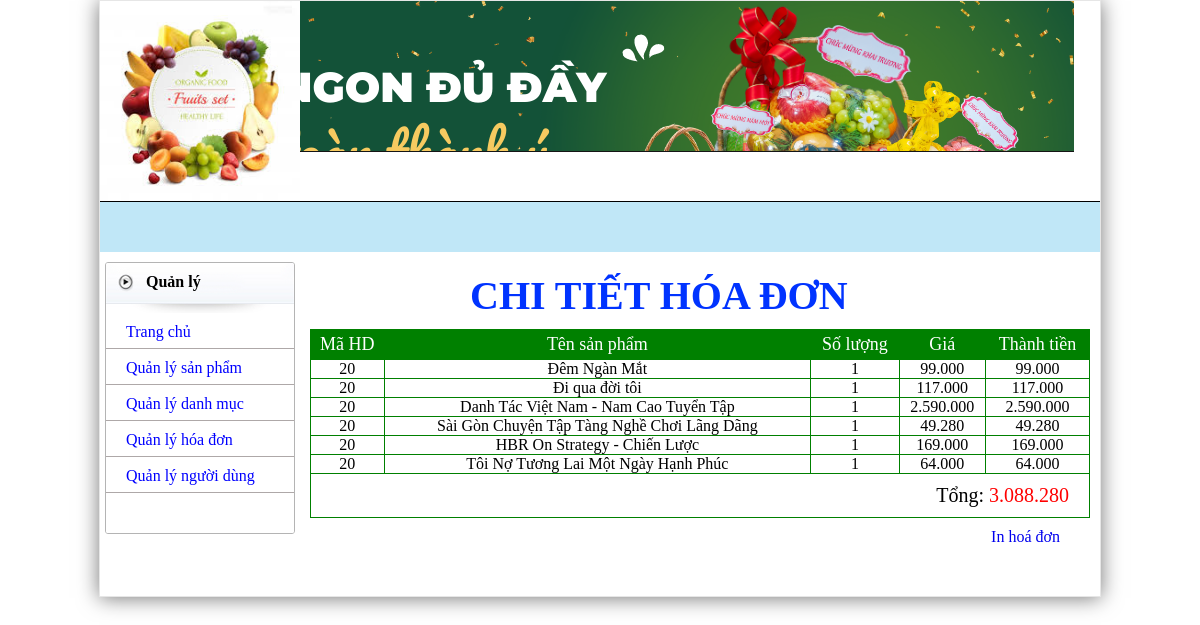
The page /admin/admin.php?admin=chitiethoadon&mahd=20 on the database its author committed.
### tables this page shows
CREATE TABLE `chitiethoadon` (
  `id_hdct` int(10) NOT NULL,
  `mahd` int(11) NOT NULL,
  `idsp` int(11) NOT NULL,
  `soluong` int(11) NOT NULL,
  `gia` int(11) NOT NULL,
  `phuongthucthanhtoan` int(11) NOT NULL
);

CREATE TABLE `sanpham` (
  `idsp` int(11) NOT NULL,
  `tensp` varchar(50) NOT NULL,
  `hinhanh` varchar(255) NOT NULL,
  `mau` varchar(20) NOT NULL,
  `chitiet` text NOT NULL,
  `soluong` int(11) NOT NULL,
  `daban` int(11) NOT NULL,
  `gia` int(11) NOT NULL,
  `khuyenmai1` int(11) NOT NULL,
  `khuyenmai2` varchar(255) NOT NULL,
  `madm` int(11) NOT NULL,
  `ngaycapnhat` date NOT NULL,
  `trangthai` int(11) NOT NULL
);

### admin/chitiethoadon.php (the view)
<link rel="stylesheet" href="css/hienthi_sp.css">
<?php
	include ('../include/connect.php');
    $select = "select * from sanpham, chitiethoadon where mahd={$_GET['mahd']} and chitiethoadon.idsp=sanpham.idsp";
    $query = mysqli_query($link,$select);
    $dem = mysqli_num_rows($query);
?>
<title>Chi tiết Hoá đơn</title><div class="quanlysp">
	<h3>CHI TIẾT HÓA ĐƠN</h3>
</div>
<table>
    <tr class='tieude_hienthi_sp'>
        <td>Mã HD</td>
        <td>Tên sản phẩm</td>
        <td>Số lượng</td>
        <td>Giá</td>
        <td>Thành tiền</td>
    </tr>
    <?php
	$tong=0;
    if($dem > 0){
        while ($bien = mysqli_fetch_array($query))
        {
		$thanhtien=$bien['gia']*$bien['soluong'];
		$tong+=$thanhtien;
	?>
     <tr class='noidung_hienthi_sp'>
                <td class="masp_hienthi_sp"><?php  echo $bien['mahd'] ?></td>
                <td class="stt_hienthi_sp"><?php  echo $bien['tensp'] ?></td>
				<td class="sl_hienthi_sp"><?php echo $bien['soluong'] ?></td>
				<td class="sl_hienthi_sp"><?php echo number_format($bien['gia'],0,",",".") ?></td>
				<td class="sl_hienthi_sp"><?php echo number_format($thanhtien,0,",",".") ?></td>
    </tr>
	<?php
	}
	?>
		<tr>
			<td colspan=5 align="right" style="padding:10px 20px 10px 0px; font-size:20px;">Tổng: <font color="red"><?php echo number_format($tong,0,",",".") ?></font></td>
		</tr>
	<?php
	}
    else echo "<tr><td colspan='6'>Không có sản phẩm trong CSDL</td></tr>";
?>
</table>
<div id="inhoadon">
	<p style="float:right; margin-top:10px; padding-right:30px;"><a href="inhd.php?mahd=<?=$_GET['mahd']?>" target="_blank">In hoá đơn</a></p>
</div>

### admin/css/index.css (style rules this page uses)
* { margin:0; padding:0; }
table { margin: 0; padding: 0; text-indent:0; }
body { font-family:tahoma; }
a { text-decoration:none; }

### admin/css/hienthi_sp.css (style rules this page uses)
.quanlysp { padding:10px 10px; }
.quanlysp h3 { font-size:40px; padding-left:150px; color:#03F; }
table { text-align:center; width:780px; height:auto; border-collapse:collapse; }
tr td { border:1px solid green; }
tr.tieude_hienthi_sp td { color:white; background: green; height:30px; font-size:18px; }

### rows shown on the page
chitiethoadon: mahd "20", idsp.tensp "Đêm Ngàn Mắt", soluong "1", gia "99.000", thanhtien "99.000"
chitiethoadon: mahd "20", idsp.tensp "Đi qua đời tôi", soluong "1", gia "117.000", thanhtien "117.000"
chitiethoadon: mahd "20", idsp.tensp "Danh Tác Việt Nam - Nam Cao Tuyển Tập", soluong "1", gia "2.590.000", thanhtien "2.590.000"
chitiethoadon: mahd "20", idsp.tensp "Sài Gòn Chuyện Tập Tàng Nghề Chơi Lãng Dãng", soluong "1", gia "49.280", thanhtien "49.280"
chitiethoadon: mahd "20", idsp.tensp "HBR On Strategy - Chiến Lược", soluong "1", gia "169.000", thanhtien "169.000"
chitiethoadon: mahd "20", idsp.tensp "Tôi Nợ Tương Lai Một Ngày Hạnh Phúc", soluong "1", gia "64.000", thanhtien "64.000"

### other values the page prints
$tong "3.088.280"
